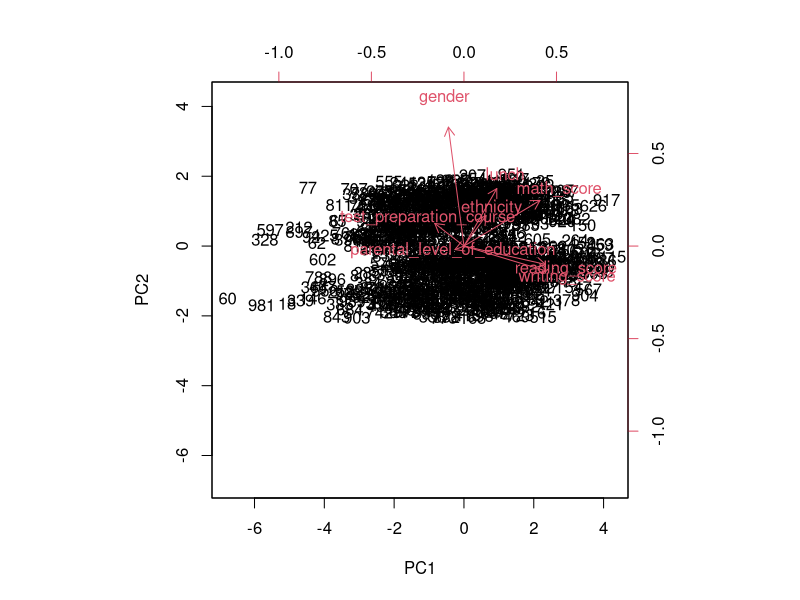
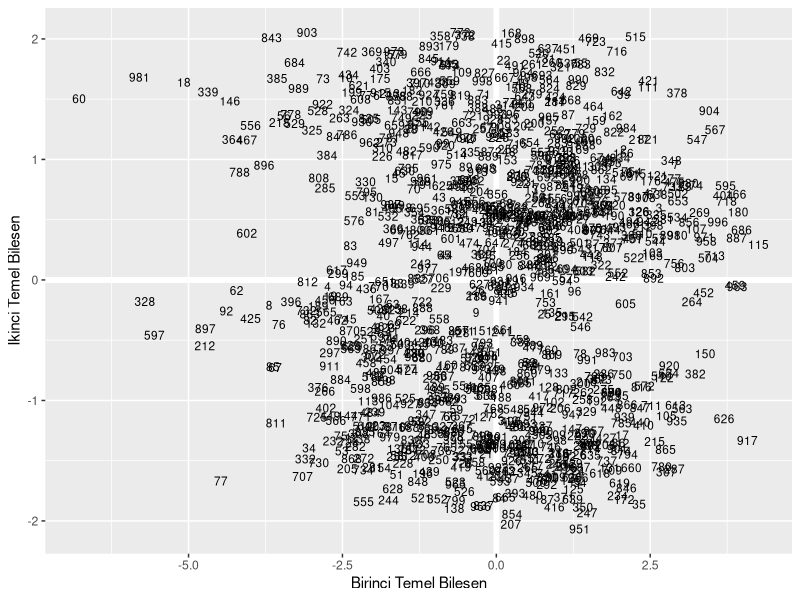
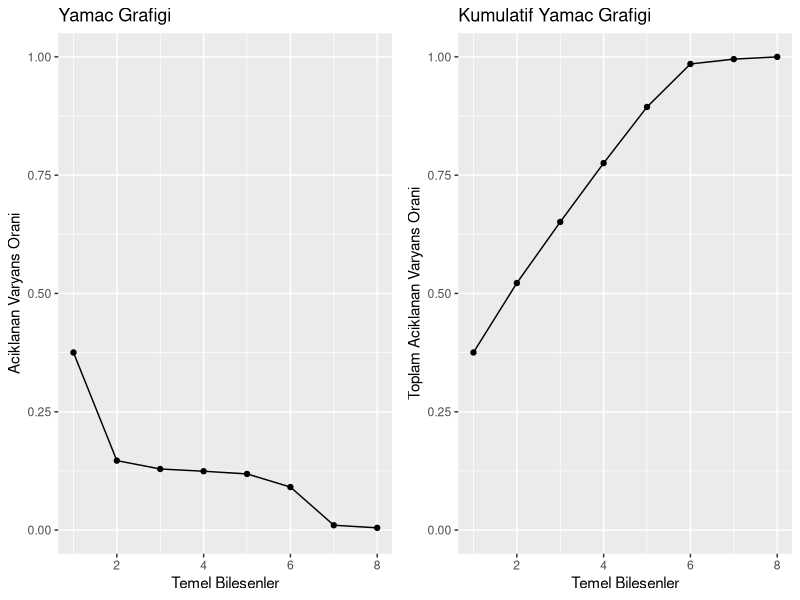

R code for these plots, in order:
#Kutuphaneler#

install.packages("readxl")
install.packages("ggplot2")
install.packages("modelr")
install.packages("gridExtra")

library(readxl)
library(ggplot2)
library(modelr)
library(gridExtra)

#Excel Veri Dosyasini R'a Yuklemek#
veri <- read_excel("./student_performance.xlsx")



#Kategorilerin Sayisal Degerlere Cevrilmesi#

veri$gender <- as.numeric(factor(veri$gender))
veri$ethnicity <- as.numeric(factor(veri$ethnicity))
veri$`parental_level_of_education` <- as.numeric(factor(veri$`parental_level_of_education`))
veri$lunch <- as.numeric(factor(veri$lunch))
veri$`test_preparation_course` <- as.numeric(factor(veri$`test_preparation_course`))



#Degisken Turleri ve Betimsel Istatistikler#

str(veri)
summary(veri)



#Olceklendirme#

s_veri <- apply(veri, 2, scale)
head(s_veri)



##Ozdegerler ve ozdeger Vektorlerinin Olusturulmasi##

cov_veri <- cov(s_veri)
cov_veri

ei_veri <- eigen(cov_veri)
ei_veri

str(ei_veri)
ei_veri$vectors[,1:2]

ozdegervektoru <- ei_veri$vectors[,1:2]
ozdegervektoru <- -ozdegervektoru
ozdegervektoru

row.names(ozdegervektoru) <- c("gender","ethnicity","parental_level_of_education","lunch","test_preparation_course","math_score","reading_score","writing_score")
colnames(ozdegervektoru) <- c("TB1","TB2")
ozdegervektoru

tba <- prcomp(veri, scale = TRUE)
tba$rotation <- -tba$rotation
tba$x <- -tba$x
biplot(tba, scale = 0)



##Temel Bilesen Skorlarinin Olculmesi##

TB_BIR <- as.matrix(s_veri) %*% ozdegervektoru[,1]
TB_IKI <- as.matrix(s_veri) %*% ozdegervektoru[,2]
TB <- data.frame(Ogrenciler = row.names(veri), TB_BIR, TB_IKI)



##Temel Bilesenlerin Gorsellestirilmesi##

ggplot(TB, aes(TB_BIR, TB_IKI)) +
  modelr::geom_ref_line(h = 0) +
  modelr::geom_ref_line(v = 0) +
  geom_text(aes(label = Ogrenciler), size = 3) +
  xlab("Birinci Temel Bilesen") +
  ylab("Ikinci Temel Bilesen")



##Bilesen Sayilarinin Belirlenmesi##

varyansorani <- ei_veri$values / sum(ei_veri$values)
round(varyansorani, 3)

varyansoranigrafigi <- qplot(c(1:8), varyansorani) + 
  geom_line() + 
  xlab("Temel Bilesenler") + 
  ylab("Aciklanan Varyans Orani") +
  ggtitle("Yamac Grafigi") +
  ylim(0, 1)

kumulatifvaryansoranigrafigi <- qplot(c(1:8), cumsum(varyansorani)) + 
  geom_line() + 
  xlab("Temel Bilesenler") +
  ylab("Toplam Aciklanan Varyans Orani") +
  ggtitle("Kumulatif Yamac Grafigi") +
  ylim(0,1)

grid.arrange(varyansoranigrafigi, kumulatifvaryansoranigrafigi, ncol = 2)



